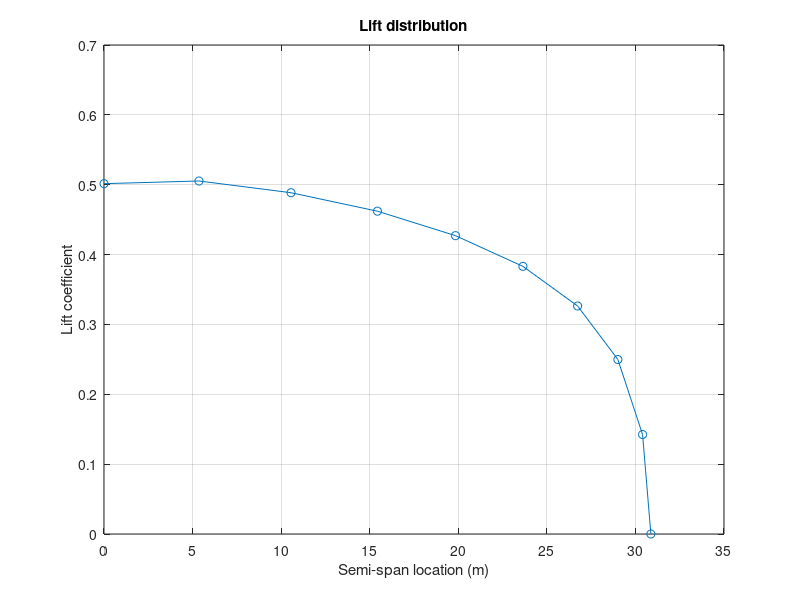

This chart was generated by the following MATLAB code:
clear 
N = 9; % (number of segments - 1) 
S = 423.58; % m^2 
AR = 9; % Aspect ratio 
lambda = 0.6; % Taper ratio 
alpha_twist = -3; % Twist angle (deg) 
i_w = 4; % wing setting angle (deg) 
a_2d = 6.3; % lift curve slope (1/rad) 
alpha_0 = -2; % zero-lift angle of attack (deg) 
b = sqrt(AR*S); % wing span (m) 
MAC = S/b; % Mean Aerodynamic Chord (m) 
Croot = (1.5*(1+lambda)*MAC)/(1+lambda+lambda^2); % root chord (m) 
theta = pi/(2*N):pi/(2*N):pi/2; 
alpha=i_w+alpha_twist:-alpha_twist/(N-1):i_w; % segment's angle of attack 
z = (b/2)*cos(theta); 
c = Croot * (1 - (1-lambda)*cos(theta)); % Mean Aerodynamics Chord at each segment (m) 
mu = c * a_2d / (4 * b); 
LHS = mu .* (alpha-alpha_0)/57.3; % Left Hand Side 
% Solving N equations to find coefficients A(i): 
for i=1:N 
for j=1:N 
B(i,j) = sin((2*j-1) * theta(i)) * (1 + (mu(i) * (2*j-1)) / sin(theta(i))); 
end 
end 
A=B\transpose(LHS); 
for i = 1:N
sum1(i) = 0; 
sum2(i) = 0; 
for j = 1 : N 
sum1(i) = sum1(i) + (2*j-1) * A(j)*sin((2*j-1)*theta(i)); 
sum2(i) = sum2(i) + A(j)*sin((2*j-1)*theta(i)); 
end 
end 
CL = 4*b*sum2 ./ c; 
CL1=[0 CL(1) CL(2) CL(3) CL(4) CL(5) CL(6) CL(7) CL(8) CL(9)]; 
y_s=[b/2 z(1) z(2) z(3) z(4) z(5) z(6) z(7) z(8) z(9)]; 
plot(y_s,CL1,'-o') 
grid 
title('Lift distribution') 
xlabel('Semi-span location (m)') 
ylabel ('Lift coefficient') 
CL_wing = pi * AR * A(1)
